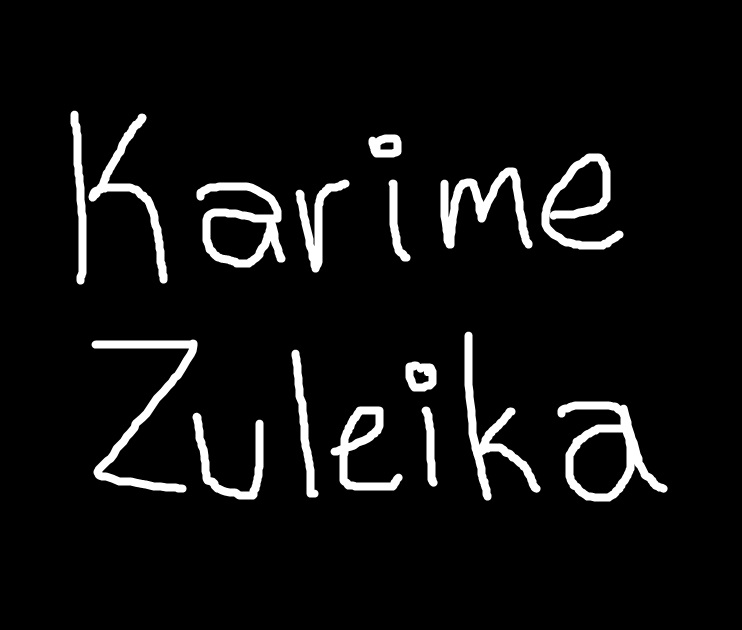
#> input picture Tarea8-OpMorfologicas/karime.jpg, 742 x 630 px
$ python P8-5-Gradiente.py
#> lines starting #> are read from the running program, lines starting #| are printed output that depends on the picture; after the words box and inside, x2 and y2 are one past the last pixel; in counts of white or black regions, pixels touching at a corner belong together
import cv2
import numpy as np
import matplotlib.pyplot as plt

#Cargamos los elementos estructurantes
kernel = []
kernel.append(cv2.getStructuringElement(cv2.MORPH_RECT,(5,5)))
kernel.append(cv2.getStructuringElement(cv2.MORPH_CROSS,(5,5)))
kernel.append(cv2.getStructuringElement(cv2.MORPH_ELLIPSE,(5,5)))

#Cargar la imagen original
imagenOriginal = [cv2.imread('karime.jpg', cv2.IMREAD_GRAYSCALE),
                  cv2.imread('corazonPBlancos.jpg', cv2.IMREAD_GRAYSCALE),
                  cv2.imread('corazonPNegros.jpg', cv2.IMREAD_GRAYSCALE),
                  cv2.imread('corazon.jpg', cv2.IMREAD_GRAYSCALE), ]
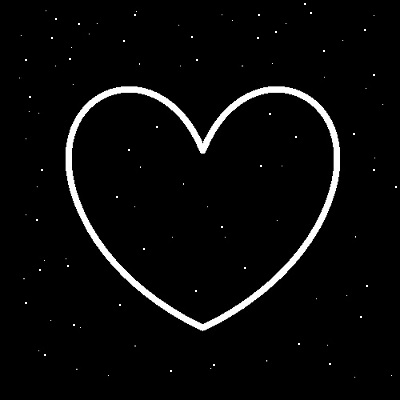
#> input picture Tarea8-OpMorfologicas/corazonPBlancos.jpg, 400 x 400 px
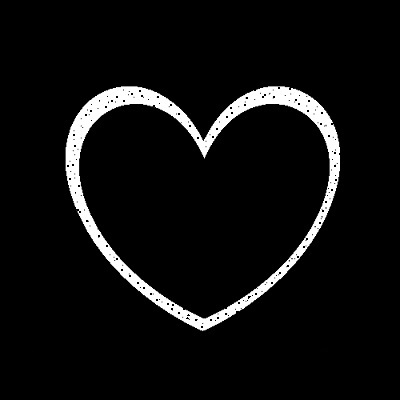
#> input picture Tarea8-OpMorfologicas/corazonPNegros.jpg, 400 x 400 px
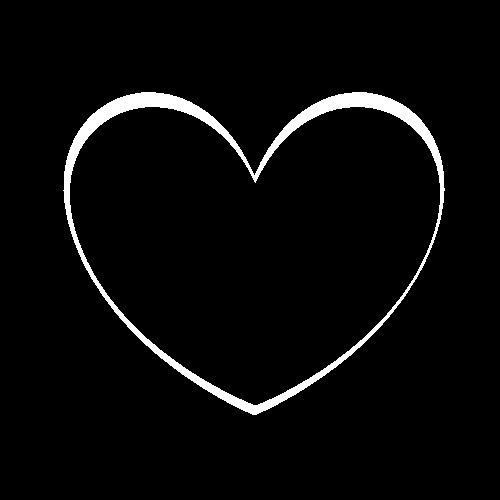
#> input picture Tarea8-OpMorfologicas/corazon.jpg, 500 x 500 px
imgBinarizada = []

#Umbralizar la imagen original
for i in range(0, len(imagenOriginal)):
    _, aux= cv2.threshold(imagenOriginal[i],130,255,cv2.THRESH_BINARY)
    imgBinarizada.append(aux)
#> this loop made 4 passes
#> pass 1, `_, aux= cv2.threshold(imagenOriginal[i],130,255,cv2.THRESH_BINARY)`:
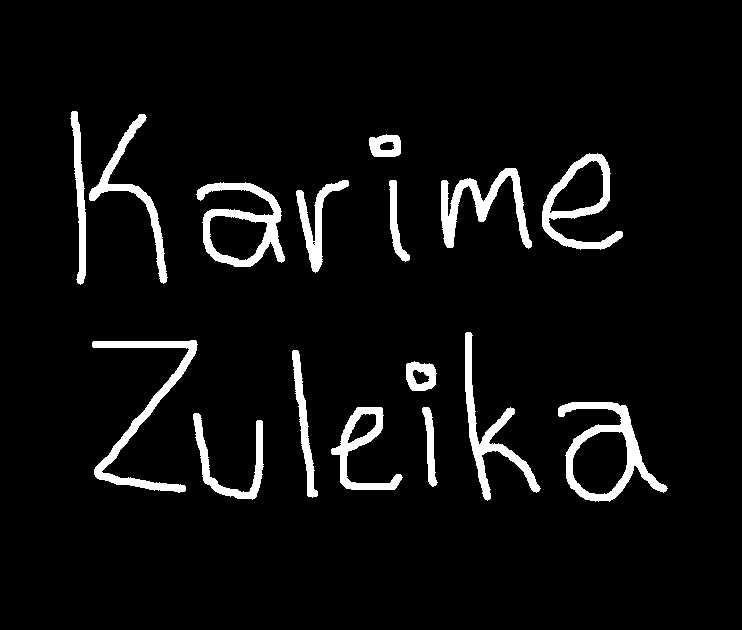
#> aux: shape (630, 742); 5.6% white; 16 white regions, largest, box (x1, y1, x2, y2) and area: (558, 402, 668, 502) 2847, (92, 340, 198, 493) 2704, (196, 182, 285, 267) 2577
#> pass 2, `_, aux= cv2.threshold(imagenOriginal[i],130,255,cv2.THRESH_BINARY)`:
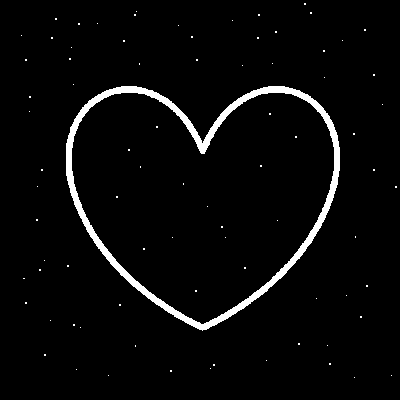
#> aux: shape (400, 400); 3.6% white; 82 white regions (81 under 20 px), largest, box (x1, y1, x2, y2) and area: (66, 86, 340, 331) 5476
#> pass 3, `_, aux= cv2.threshold(imagenOriginal[i],130,255,cv2.THRESH_BINARY)`:
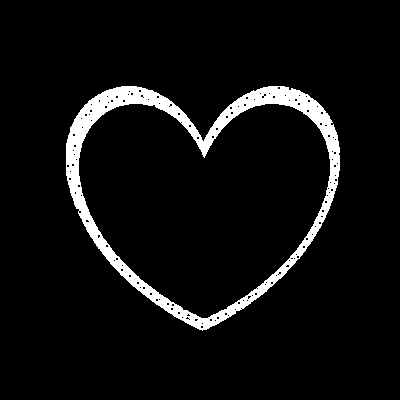
#> aux: shape (400, 400); 6% white; 1 white region, box (x1, y1, x2, y2) and area: (66, 86, 340, 331) 9610
#> after the loop, imgBinarizada = 4 items

#gradiente
gradiente = []
gradiente.append(cv2.morphologyEx(imgBinarizada[0],cv2.MORPH_GRADIENT,kernel[0]))
gradiente.append(cv2.morphologyEx(imgBinarizada[0],cv2.MORPH_GRADIENT,kernel[1]))
gradiente.append(cv2.morphologyEx(imgBinarizada[0],cv2.MORPH_GRADIENT,kernel[2]))

plt.subplot(221),plt.imshow(imgBinarizada[0], cmap = 'gray')
plt.title('Imagen Original'), plt.xticks([]), plt.yticks([])

plt.subplot(222),plt.imshow(gradiente[0], cmap = 'gray')
plt.title('MORPH_RECT'), plt.xticks([]), plt.yticks([])

plt.subplot(223),plt.imshow(gradiente[1], cmap = 'gray')
plt.title('MORPH_CROSS'), plt.xticks([]), plt.yticks([])

plt.subplot(224),plt.imshow(gradiente[2], cmap = 'gray')
plt.title('MORPH_ELIPSE'), plt.xticks([]), plt.yticks([])

plt.savefig("gradiente.png", dpi = 600)
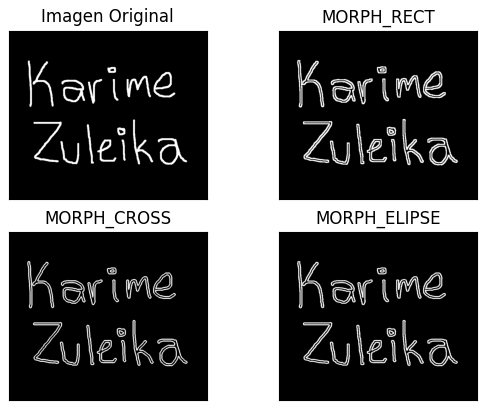
#> figure drawn by matplotlib, 4 panels
plt.show()

print(kernel)
